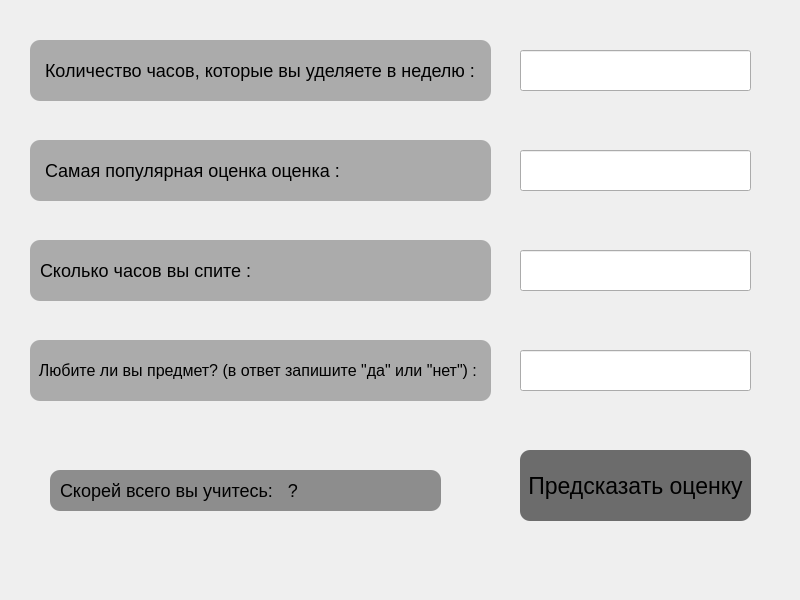
<?xml version="1.0" encoding="UTF-8"?>
<ui version="4.0">
 <class>MainWindow</class>
 <widget class="QMainWindow" name="MainWindow">
  <property name="geometry">
   <rect>
    <x>0</x>
    <y>0</y>
    <width>800</width>
    <height>600</height>
   </rect>
  </property>
  <property name="windowTitle">
   <string/>
  </property>
  <widget class="QWidget" name="centralwidget">
   <widget class="QPushButton" name="pushButton">
    <property name="geometry">
     <rect>
      <x>520</x>
      <y>450</y>
      <width>231</width>
      <height>71</height>
     </rect>
    </property>
    <property name="styleSheet">
     <string notr="true">background: rgb(108, 108, 108);
border-radius: 10px;
font-size: 23px;</string>
    </property>
    <property name="text">
     <string>Предсказать оценку</string>
    </property>
   </widget>
   <widget class="QLabel" name="label">
    <property name="geometry">
     <rect>
      <x>30</x>
      <y>40</y>
      <width>461</width>
      <height>61</height>
     </rect>
    </property>
    <property name="styleSheet">
     <string notr="true">font-size: 18px;
background: rgb(171, 171, 171);
border-radius: 10px;</string>
    </property>
    <property name="text">
     <string>   Количество часов, которые вы уделяете в неделю :</string>
    </property>
   </widget>
   <widget class="QLineEdit" name="lineEdit">
    <property name="geometry">
     <rect>
      <x>520</x>
      <y>50</y>
      <width>231</width>
      <height>41</height>
     </rect>
    </property>
   </widget>
   <widget class="QLabel" name="label_2">
    <property name="geometry">
     <rect>
      <x>30</x>
      <y>140</y>
      <width>461</width>
      <height>61</height>
     </rect>
    </property>
    <property name="styleSheet">
     <string notr="true">font-size: 18px;
background: rgb(171, 171, 171);
border-radius: 10px;</string>
    </property>
    <property name="text">
     <string>   Самая популярная оценка оценка :</string>
    </property>
   </widget>
   <widget class="QLineEdit" name="lineEdit_2">
    <property name="geometry">
     <rect>
      <x>520</x>
      <y>150</y>
      <width>231</width>
      <height>41</height>
     </rect>
    </property>
   </widget>
   <widget class="QLineEdit" name="lineEdit_3">
    <property name="geometry">
     <rect>
      <x>520</x>
      <y>250</y>
      <width>231</width>
      <height>41</height>
     </rect>
    </property>
   </widget>
   <widget class="QLabel" name="label_3">
    <property name="geometry">
     <rect>
      <x>30</x>
      <y>240</y>
      <width>461</width>
      <height>61</height>
     </rect>
    </property>
    <property name="styleSheet">
     <string notr="true">font-size: 18px;
background: rgb(171, 171, 171);
border-radius: 10px;</string>
    </property>
    <property name="text">
     <string>  Сколько часов вы спите :</string>
    </property>
   </widget>
   <widget class="QLabel" name="label_4">
    <property name="geometry">
     <rect>
      <x>30</x>
      <y>340</y>
      <width>461</width>
      <height>61</height>
     </rect>
    </property>
    <property name="styleSheet">
     <string notr="true">font-size: 16px;
background: rgb(171, 171, 171);
border-radius: 10px;</string>
    </property>
    <property name="text">
     <string>  Любите ли вы предмет? (в ответ запишите &quot;да&quot; или &quot;нет&quot;) :</string>
    </property>
   </widget>
   <widget class="QLineEdit" name="lineEdit_4">
    <property name="geometry">
     <rect>
      <x>520</x>
      <y>350</y>
      <width>231</width>
      <height>41</height>
     </rect>
    </property>
   </widget>
   <widget class="QLabel" name="label_5">
    <property name="geometry">
     <rect>
      <x>50</x>
      <y>470</y>
      <width>391</width>
      <height>41</height>
     </rect>
    </property>
    <property name="styleSheet">
     <string notr="true">background: rgb(141, 141, 141);
font-size: 18px;
border-radius: 10px;</string>
    </property>
    <property name="text">
     <string>  Скорей всего вы учитесь:   ?</string>
    </property>
   </widget>
  </widget>
 </widget>
 <resources/>
 <connections/>
</ui>
